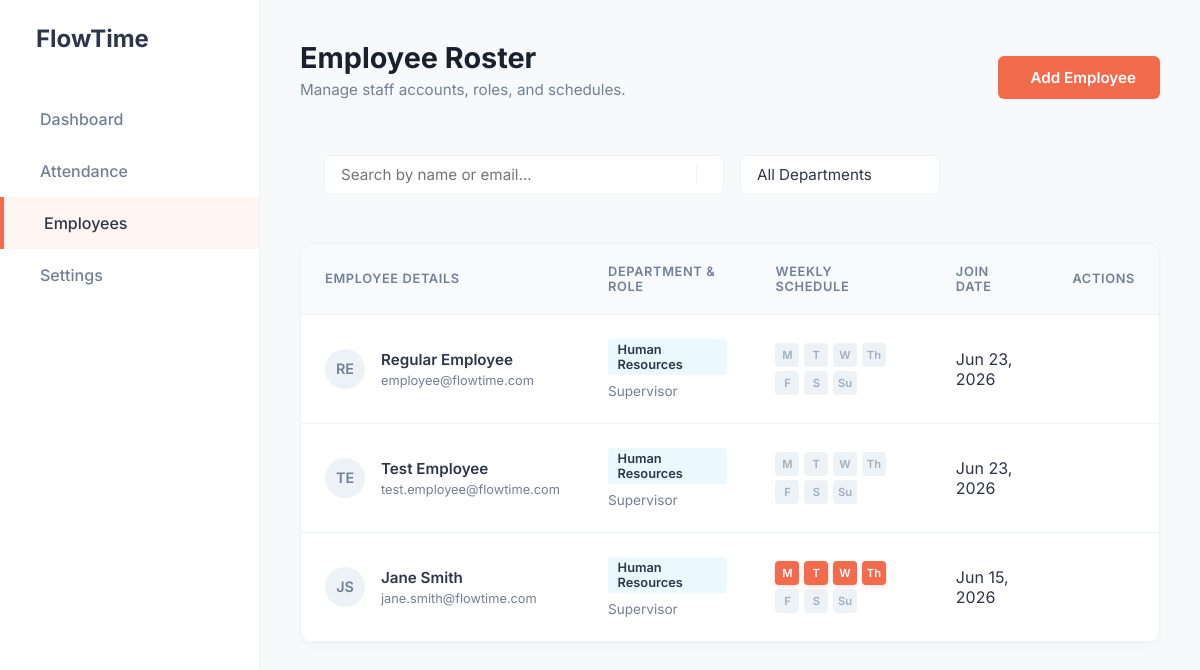
The app's page /pages/hr/hremployees.php (signed in) with its own data.
### tables this page shows
CREATE TABLE `users` (
  `user_id` int(11) NOT NULL,
  `first_name` varchar(50) NOT NULL,
  `last_name` varchar(50) NOT NULL,
  `email` varchar(150) NOT NULL,
  `password_hash` varchar(255) NOT NULL,
  `department_id` int(11) DEFAULT NULL,
  `role_id` int(11) DEFAULT NULL,
  `qr_identifier` varchar(255) DEFAULT NULL,
  `shift_id` int(11) DEFAULT NULL,
  `created_at` timestamp NOT NULL DEFAULT current_timestamp()
);

CREATE TABLE `departments` (
  `department_id` int(11) NOT NULL,
  `department_name` varchar(100) NOT NULL
);

CREATE TABLE `roles` (
  `role_id` int(11) NOT NULL,
  `role_name` varchar(50) NOT NULL
);

### pages/hr/hremployees.php (the view, shortened to what this page needs)
<?php
require_once '../../includes/db_connect.php';
$days_of_week = ['Monday', 'Tuesday', 'Wednesday', 'Thursday', 'Friday', 'Saturday', 'Sunday'];
$search = isset($_GET['search']) ? trim($_GET['search']) : '';
$selected_dept_name = 'All Departments';
$users_query = "
    SELECT u.user_id, u.first_name, u.last_name, u.email, u.created_at,
           d.department_name, r.role_name
    FROM users u
    LEFT JOIN departments d ON u.department_id = d.department_id
    LEFT JOIN roles r ON u.role_id = r.role_id
    WHERE 1=1
";
$users_query .= " ORDER BY u.created_at DESC";
$stmt_users = $conn->prepare($users_query);
$stmt_users->execute();
$users_result = $stmt_users->get_result();
$schedules = [];
$sched_res = $conn->query("SELECT * FROM employee_schedules");
if ($sched_res) {
    while($row = $sched_res->fetch_assoc()) {
        $schedules[$row['user_id']][$row['day_of_week']] = $row;
    }
}
?>
<!DOCTYPE html>
<html lang="en">
<head>
    <link rel="stylesheet" href="../../assets/css/hremployees.css">
</head>
<body>
    <div class="main-wrapper">
        <aside class="sidebar" id="sidebar">
            <div class="sidebar-brand desktop-brand">
                <span class="brand-text">FlowTime</span>
            </div>
            <div class="sidebar-menu-wrapper">
                <ul class="sidebar-links">
                    <li><a href="../../pages/hr/hrdashboard.php"><i class="ph ph-squares-four"></i> Dashboard</a></li>
                    <li><a href="../../pages/hr/hrattendance.php"><i class="ph ph-user-focus"></i> Attendance</a></li>
                    <li class="active"><a href="../../pages/hr/hremployees.php"><i class="ph ph-users"></i> Employees</a></li>
                    <li><a href="../../pages/hr/hrsettings.php"><i class="ph ph-gear"></i> Settings</a></li>
                </ul>
            </div>
        </aside>
        <main class="content">
            <header class="page-header">
                <div class="header-content">
                    <div>
                        <h1>Employee Roster</h1>
                        <p class="subtitle">Manage staff accounts, roles, and schedules.</p>
                    </div>
                    <button class="btn-primary" id="openAddModalBtn">
                        <i class="ph ph-plus"></i> Add Employee
                    </button>
                </div>
            </header>
            <section class="action-bar">
                <form method="GET" class="search-filter-group" id="filterForm">
                    <div class="search-box">
                        <input type="text" name="search" placeholder="Search by name or email..." value="<?php echo htmlspecialchars($search); ?>">
                        <button type="submit" class="search-btn" title="Search">
                        </button>
                    </div>
                    <button type="button" class="filter-dropdown dept-select-btn" onclick="openDeptModal()">
                        <span id="filter_dept_text"><?php echo htmlspecialchars($selected_dept_name); ?></span>
                    </button>
                </form>
            </section>
            <section class="table-container">
                <table class="data-table">
                    <thead>
                        <tr>
                            <th>Employee Details</th>
                            <th>Department & Role</th>
                            <th>Weekly Schedule</th>
                            <th>Join Date</th>
                            <th>Actions</th>
                        </tr>
                    </thead>
                    <tbody>
                        <?php if ($users_result && $users_result->num_rows > 0): ?>
                            <?php while($row = $users_result->fetch_assoc()): ?>
                                <tr>
                                    <td>
                                        <div class="emp-profile">
                                            <div class="avatar-sm">
                                                <?php echo strtoupper(substr($row['first_name'], 0, 1) . substr($row['last_name'], 0, 1)); ?>
                                            </div>
                                            <div class="emp-info">
                                                <span class="emp-name"><?php echo htmlspecialchars($row['first_name'] . ' ' . $row['last_name']); ?></span>
                                                <span class="emp-email" style="display:block; font-size: 0.8rem; color: var(--text-muted);"><?php echo htmlspecialchars($row['email']); ?></span>
                                            </div>
                                        </div>
                                    </td>
                                    <td>
                                        <div class="role-info">
                                            <span class="dept-badge" style="display:inline-block; margin-bottom:0.2rem; font-weight:600; color:var(--text-main);"><?php echo htmlspecialchars($row['department_name'] ?? 'Unassigned'); ?></span>
                                            <span class="role-text" style="display:block; font-size:0.85rem; color:var(--text-muted);"><?php echo htmlspecialchars($row['role_name'] ?? 'No Role'); ?></span>
                                        </div>
                                    </td>
                                    <td>
                                        <div class="schedule-summary-badges">
                                            <?php
                                            $short_days = ['Monday'=>'M', 'Tuesday'=>'T', 'Wednesday'=>'W', 'Thursday'=>'Th', 'Friday'=>'F', 'Saturday'=>'S', 'Sunday'=>'Su'];
                                            foreach($days_of_week as $day) {
                                                $sch = isset($schedules[$row['user_id']][$day]) ? $schedules[$row['user_id']][$day] : null;
                                                $is_active = ($sch && $sch['is_active'] == 1);
                                                $class = $is_active ? 'active-day' : 'inactive-day';
                                                if ($is_active) {
                                                    $m_in = $sch['morning_in'] ? date('h:i A', strtotime($sch['morning_in'])) : '--:--';
                                                    $m_out = $sch['morning_out'] ? date('h:i A', strtotime($sch['morning_out'])) : '--:--';
                                                    $a_in = $sch['afternoon_in'] ? date('h:i A', strtotime($sch['afternoon_in'])) : '--:--';
                                                    $a_out = $sch['afternoon_out'] ? date('h:i A', strtotime($sch['afternoon_out'])) : '--:--';
                                                    $title = "$day\\nAM: $m_in - $m_out\\nPM: $a_in - $a_out";
                                                } else {
                                                    $title = "$day: Off";
                                                }
                                                echo "<span class='day-badge $class' title='$title'>" . $short_days[$day] . "</span>";
                                            }
                                            ?>
                                        </div>
                                    </td>
                                    <td><?php echo date('M d, Y', strtotime($row['created_at'])); ?></td>
                                    <td>
                                        <div class="action-buttons" style="display:flex; gap:0.5rem;">
                                            <form method="POST" style="display:inline;" onsubmit="return confirm('Are you sure you want to deactivate this employee? This action cannot be undone.');">
                                            </form>
                                        </div>
                                    </td>
                                </tr>
                            <?php endwhile; ?>
                        <?php endif; ?>
                    </tbody>
                </table>
            </section>
        </main>
    </div>
</body>
</html>

### records on screen
users: first_name+last_name "RE", first_name+last_name "Regular Employee", email "employee@flowtime.com", department.department_name "Human Resources", role.role_name "Supervisor", day "M", day "T", day "W", day "Th", day "F", day "S", day "Su", created_at "Jun 23, 2026"
users: first_name+last_name "TE", first_name+last_name "Test Employee", email "test.employee@flowtime.com", department.department_name "Human Resources", role.role_name "Supervisor", day "M", day "T", day "W", day "Th", day "F", day "S", day "Su", created_at "Jun 23, 2026"
users: first_name+last_name "JS", first_name+last_name "Jane Smith", email "jane.smith@flowtime.com", department.department_name "Human Resources", role.role_name "Supervisor", day "M", day "T", day "W", day "Th", day "F", day "S", day "Su", created_at "Jun 15, 2026"

### other values on screen
$selected_dept_name "All Departments"
